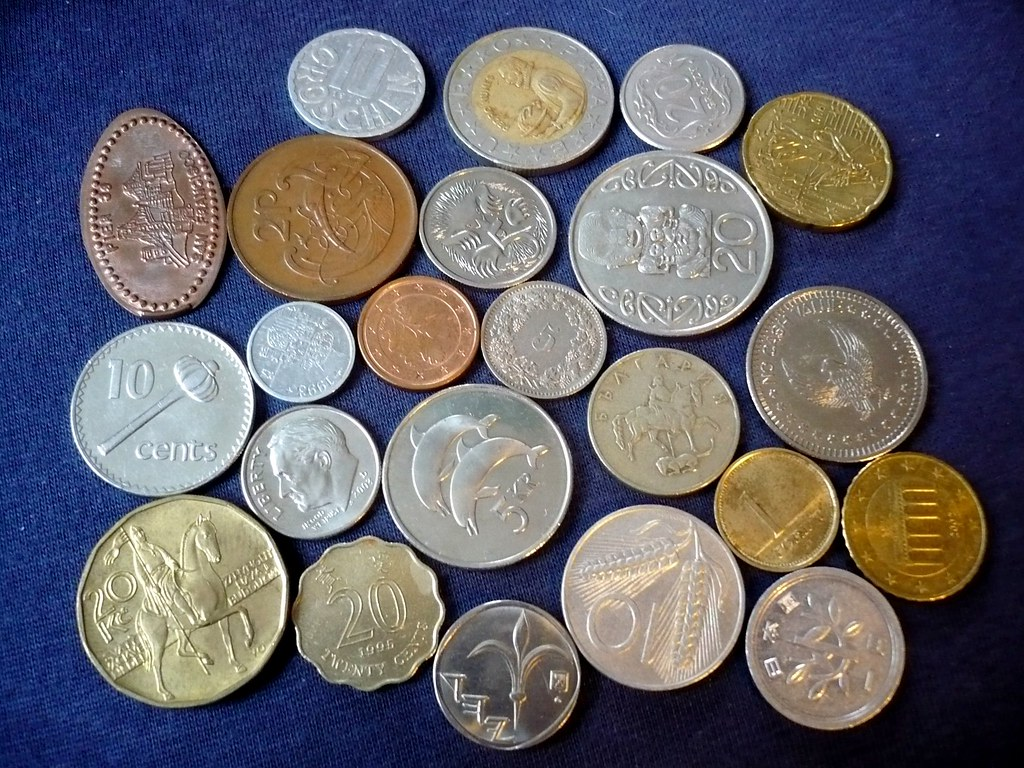
#> input picture 4.ObjectDetection/44.Watershed/coins.jpg, 1024 x 768 px
$ python Watershed.py
#> lines starting #> are read from the running program, lines starting #| are printed output that depends on the picture; after the words box and inside, x2 and y2 are one past the last pixel; in counts of white or black regions, pixels touching at a corner belong together
import cv2
import matplotlib.pyplot as plt
import numpy as np

"""
Background different from the front objects
"""

# Transfer in
coin = cv2.imread("coins.jpg")
#> coin is the input picture: shape (768, 1024, 3); mean B, G, R 107.9, 99, 100.8
plt.figure(), plt.imshow(coin), plt.axis("off")

# low pass filter: blurring
coin_blur = cv2.medianBlur(coin, 13)
plt.figure(), plt.imshow(coin_blur), plt.axis("off")

# grayscale
coin_gray = cv2.cvtColor(coin_blur, cv2.COLOR_BGR2GRAY)
plt.figure(), plt.imshow(coin_gray, cmap="gray"), plt.axis("off")

# binary threshold
ret, coin_thresh = cv2.threshold(coin_gray, 75, 255, cv2.THRESH_BINARY)
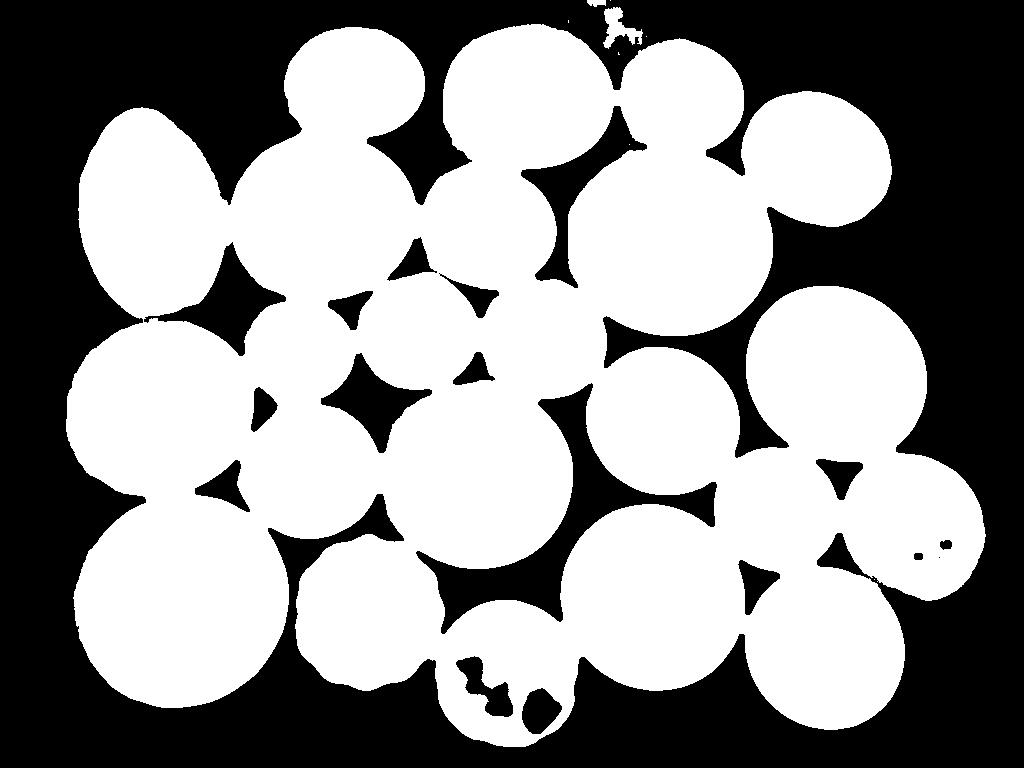
#> coin_thresh: shape (768, 1024); 56.6% white; 18 black regions (1 under 20 px)
plt.figure(), plt.imshow(coin_thresh, cmap="gray"), plt.axis("off")

# Contour
contours, hierarchy = cv2.findContours(coin_thresh.copy(), cv2.RETR_EXTERNAL, cv2.CHAIN_APPROX_SIMPLE)
#> contours = 8 contours, 5 with area under 20; largest, box (x1, y1, x2, y2) and area: (66, 24, 986, 747) 479870, (603, 7, 643, 49) 660, (587, 0, 606, 7) 77

for i in range(len(contours)):
    cv2.drawContours(coin, contours, i, (0, 255, 0), 10)
#> this loop made 8 passes
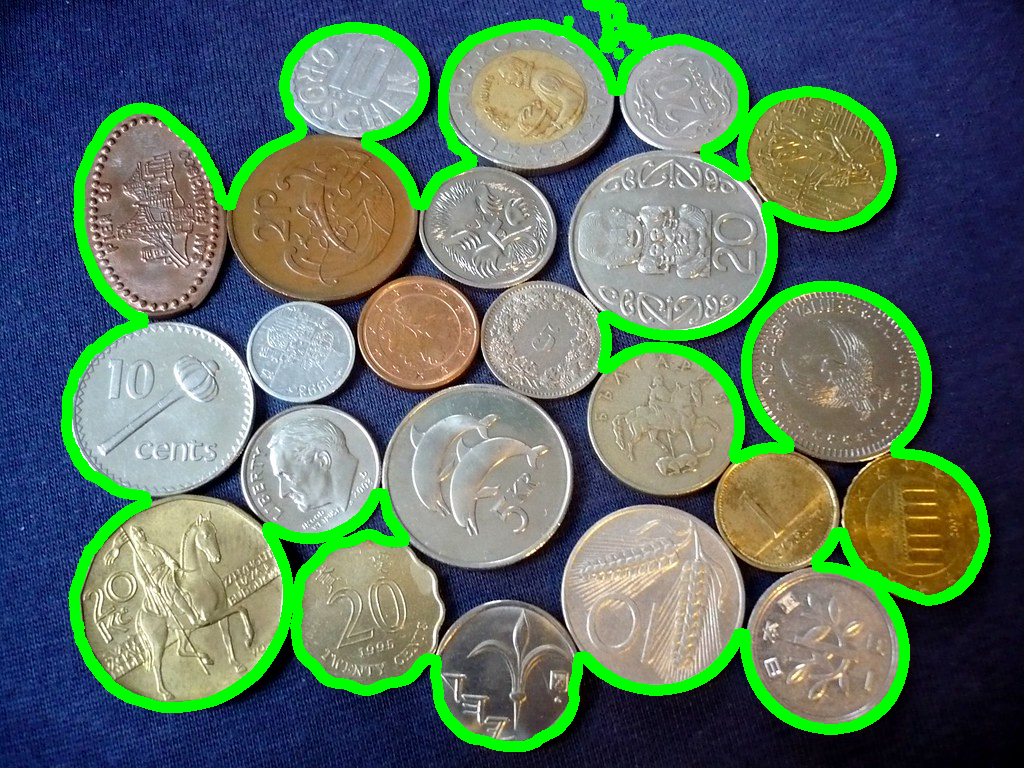
#> coin: shape (768, 1024, 3); 8.47% of pixels changed, all inside (x1, y1, x2, y2) = (61, 0, 991, 752)

plt.figure(), plt.imshow(coin), plt.axis("off")

# Watershed
# Transfer in
coin = cv2.imread("coins.jpg")
plt.figure(), plt.imshow(coin), plt.axis("off")

# L ow pas filter: blurring
coin_blur = cv2.medianBlur(coin, 13)
plt.figure(), plt.imshow(coin_blur), plt.axis("off")

# Grayscale
coin_gray = cv2.cvtColor(coin_blur, cv2.COLOR_BGR2GRAY)
plt.figure(), plt.imshow(coin_gray, cmap="gray"), plt.axis("off")

# Binary threshold
ret, coin_thresh = cv2.threshold(coin_gray, 65, 255, cv2.THRESH_BINARY)
#> coin_thresh: shape (768, 1024); 59.1% white; 39 black regions (20 under 20 px), largest, box (x1, y1, x2, y2) and area: (0, 0, 1024, 768) 287833, (417, 383, 717, 633) 13367, (522, 106, 627, 281) 4284
plt.figure(), plt.imshow(coin_thresh, cmap="gray"), plt.axis("off")

# Morphology opening (Erode + Dilation)
kernel = np.ones((3, 3), np.uint8)
opening = cv2.morphologyEx(coin_thresh, cv2.MORPH_OPEN, kernel, iterations=2)
#> opening: shape (768, 1024); 59% white; 23 black regions (5 under 20 px), largest, box (x1, y1, x2, y2) and area: (0, 0, 1024, 768) 288588, (417, 383, 717, 633) 13377, (522, 106, 627, 281) 4300
plt.figure(), plt.imshow(opening, cmap="gray"), plt.axis("off")

# Distance between objects
dist_transform = cv2.distanceTransform(opening, cv2.DIST_L2, 5)
plt.figure(), plt.imshow(dist_transform, cmap="gray"), plt.axis("off")

# make smaller objects (Threshholding)
ret, sure_foreground = cv2.threshold(dist_transform, 0.4 * np.max(dist_transform), 255, 0)
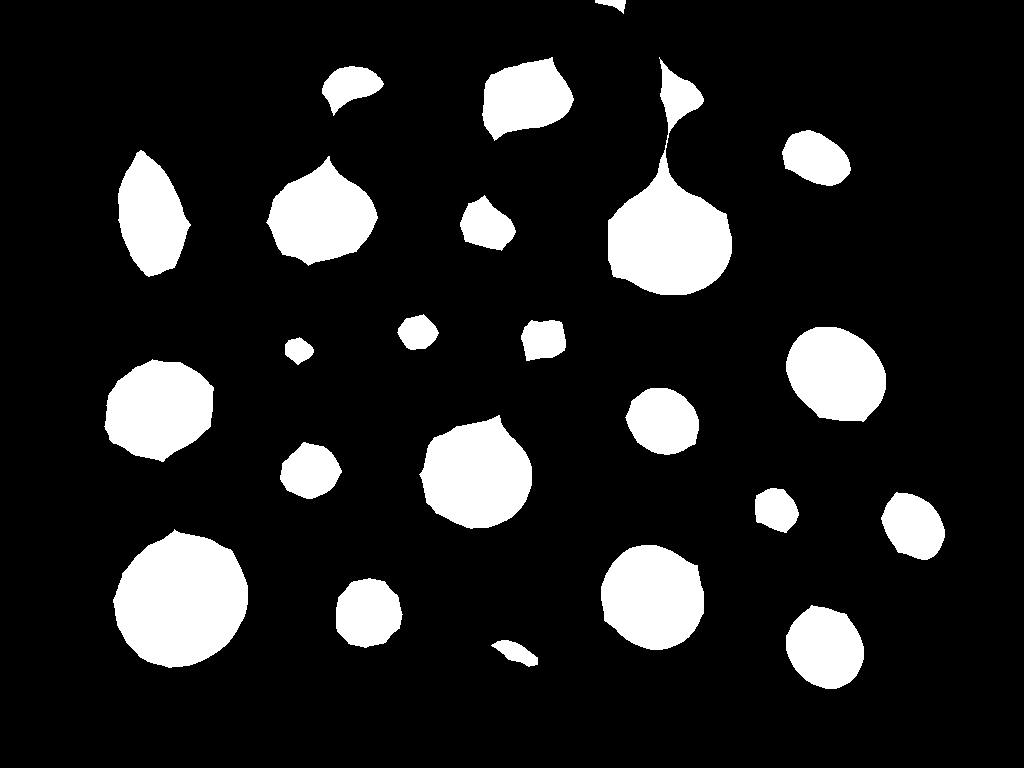
#> sure_foreground: shape (768, 1024) float32; 13.8% white; 23 white regions, largest, box (x1, y1, x2, y2) and area: (113, 529, 248, 668) 13825, (608, 57, 732, 295) 12811, (419, 415, 532, 529) 9310
#> ret = 41.41
plt.figure(), plt.imshow(sure_foreground, cmap="gray"), plt.axis("off")


# make bigger objects for background
sure_background = cv2.dilate(opening, kernel, iterations=1)
#> sure_background: shape (768, 1024); 60.5% white; 20 black regions (1 under 20 px), largest, box (x1, y1, x2, y2) and area: (0, 0, 1024, 768) 281445, (418, 385, 715, 632) 12024, (166, 247, 281, 354) 3728
sure_foreground = np.uint8(sure_foreground)
unknown = cv2.subtract(sure_background, sure_foreground)  # subtract background and foreground colors
#> unknown: shape (768, 1024); 46.7% white; 5 white regions, box (x1, y1, x2, y2) and area: (62, 0, 987, 749) 366456, (474, 2, 510, 23) 495, (749, 43, 767, 60) 270, (554, 184, 564, 197) 121, (523, 0, 535, 4) 48
plt.figure(), plt.imshow(unknown, cmap="gray"), plt.axis("off")

# Connection
ret, marker = cv2.connectedComponents(sure_foreground)
#> marker: shape (768, 1024) int32; 24 distinct labels, from 0 to 23
#> ret = 24
marker = marker + 1
#> marker: shape (768, 1024) int32; 24 distinct labels, from 1 to 24
marker[unknown == 255] = 0
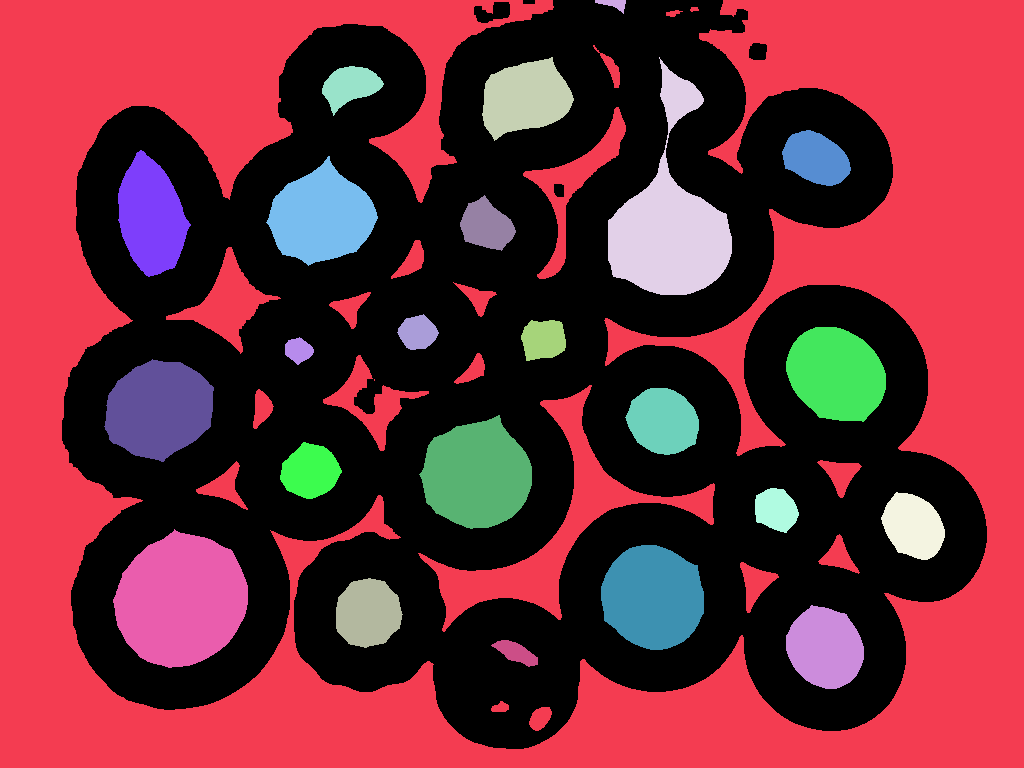
#> marker: shape (768, 1024) int32; 25 distinct labels, from 0 to 24; one colour per label, 0 black
plt.figure(), plt.imshow(marker, cmap="gray"), plt.axis("off")


# Watershed
marker = cv2.watershed(coin, marker)
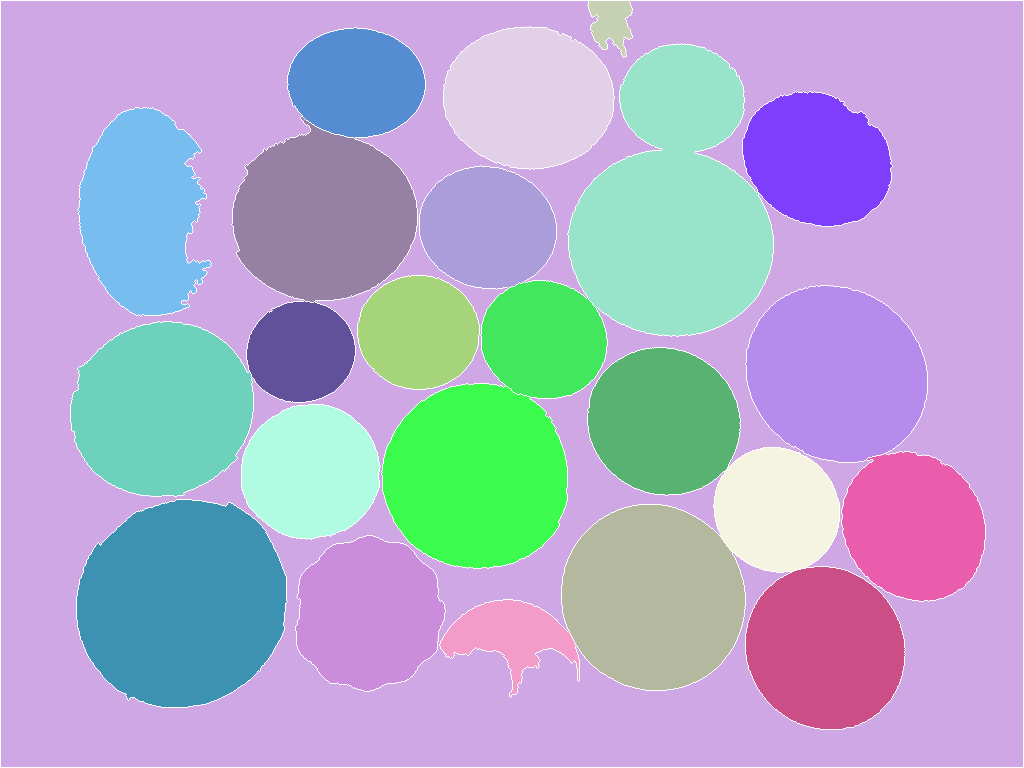
#> marker: shape (768, 1024) int32; 25 distinct labels, from -1 to 24; one colour per label, 0 black, -1 white
plt.figure(), plt.imshow(marker, cmap="gray"), plt.axis("off")

# Contour
#> (the run stopped early here; a loop or call above may not have finished)
